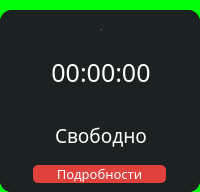
                  <widget class="QFrame" name="PC_5">
                   <property name="font">
                    <font>
                     <family>Montserrat Medium</family>
                    </font>
                   </property>
                   <property name="styleSheet">
                    <string notr="true">background-color: #00FF0A;
border-radius: 15px;</string>
                   </property>
                   <property name="frameShape">
                    <enum>QFrame::StyledPanel</enum>
                   </property>
                   <property name="frameShadow">
                    <enum>QFrame::Raised</enum>
                   </property>
                   <layout class="QVBoxLayout" name="verticalLayout_44">
                    <property name="spacing">
                     <number>0</number>
                    </property>
                    <property name="leftMargin">
                     <number>0</number>
                    </property>
                    <property name="topMargin">
                     <number>10</number>
                    </property>
                    <property name="rightMargin">
                     <number>0</number>
                    </property>
                    <property name="bottomMargin">
                     <number>0</number>
                    </property>
                    <item>
                     <widget class="QFrame" name="box_PC_5">
                      <property name="maximumSize">
                       <size>
                        <width>16777215</width>
                        <height>350</height>
                       </size>
                      </property>
                      <property name="font">
                       <font>
                        <family>Montserrat Medium</family>
                       </font>
                      </property>
                      <property name="styleSheet">
                       <string notr="true">background-color: rgb(28, 33, 34);
border-radius: 12px;</string>
                      </property>
                      <property name="frameShape">
                       <enum>QFrame::StyledPanel</enum>
                      </property>
                      <property name="frameShadow">
                       <enum>QFrame::Raised</enum>
                      </property>
                      <layout class="QVBoxLayout" name="verticalLayout_45">
                       <property name="spacing">
                        <number>0</number>
                       </property>
                       <property name="leftMargin">
                        <number>0</number>
                       </property>
                       <property name="topMargin">
                        <number>0</number>
                       </property>
                       <property name="rightMargin">
                        <number>0</number>
                       </property>
                       <property name="bottomMargin">
                        <number>0</number>
                       </property>
                       <item>
                        <widget class="QFrame" name="frame_9">
                         <property name="frameShape">
                          <enum>QFrame::StyledPanel</enum>
                         </property>
                         <property name="frameShadow">
                          <enum>QFrame::Raised</enum>
                         </property>
                         <layout class="QVBoxLayout" name="verticalLayout_46">
                          <property name="leftMargin">
                           <number>0</number>
                          </property>
                          <property name="rightMargin">
                           <number>0</number>
                          </property>
                          <item>
                           <widget class="QFrame" name="num_PC_5">
                            <property name="frameShape">
                             <enum>QFrame::StyledPanel</enum>
                            </property>
                            <property name="frameShadow">
                             <enum>QFrame::Raised</enum>
                            </property>
                            <layout class="QHBoxLayout" name="horizontalLayout_37">
                             <property name="leftMargin">
                              <number>11</number>
                             </property>
                             <item>
                              <widget class="QLabel" name="num_5">
                               <property name="font">
                                <font>
                                 <family>Montserrat Medium</family>
                                 <pointsize>-1</pointsize>
                                 <weight>7</weight>
                                 <italic>false</italic>
                                 <bold>false</bold>
                                </font>
                               </property>
                               <property name="layoutDirection">
                                <enum>Qt::LeftToRight</enum>
                               </property>
                               <property name="styleSheet">
                                <string notr="true">color: #fff; font: 57 28px &quot;Montserrat Medium&quot;;</string>
                               </property>
                               <property name="text">
                                <string>№5</string>
                               </property>
                               <property name="alignment">
                                <set>Qt::AlignCenter</set>
                               </property>
                              </widget>
                             </item>
                            </layout>
                           </widget>
                          </item>
                          <item>
                           <widget class="QFrame" name="timer_PC_5">
                            <property name="frameShape">
                             <enum>QFrame::StyledPanel</enum>
                            </property>
                            <property name="frameShadow">
                             <enum>QFrame::Raised</enum>
                            </property>
                            <layout class="QHBoxLayout" name="horizontalLayout_38">
                             <property name="leftMargin">
                              <number>11</number>
                             </property>
                             <item>
                              <widget class="QLabel" name="timer_5">
                               <property name="font">
                                <font>
                                 <family>Montserrat Medium</family>
                                 <pointsize>-1</pointsize>
                                 <weight>7</weight>
                                 <italic>false</italic>
                                 <bold>false</bold>
                                </font>
                               </property>
                               <property name="styleSheet">
                                <string notr="true">color: #fff; font-size: 25px; font: 57 25px &quot;Montserrat Medium&quot;;</string>
                               </property>
                               <property name="text">
                                <string>00:00:00</string>
                               </property>
                               <property name="alignment">
                                <set>Qt::AlignCenter</set>
                               </property>
                              </widget>
                             </item>
                            </layout>
                           </widget>
                          </item>
                          <item>
                           <widget class="QFrame" name="line_5">
                            <property name="maximumSize">
                             <size>
                              <width>200</width>
                              <height>2</height>
                             </size>
                            </property>
                            <property name="styleSheet">
                             <string notr="true">background-color: #7B7B7B;</string>
                            </property>
                            <property name="frameShape">
                             <enum>QFrame::StyledPanel</enum>
                            </property>
                            <property name="frameShadow">
                             <enum>QFrame::Raised</enum>
                            </property>
                           </widget>
                          </item>
                         </layout>
                        </widget>
                       </item>
                       <item>
                        <widget class="QFrame" name="frame_10">
                         <property name="maximumSize">
                          <size>
                           <width>16777215</width>
                           <height>150</height>
                          </size>
                         </property>
                         <property name="frameShape">
                          <enum>QFrame::StyledPanel</enum>
                         </property>
                         <property name="frameShadow">
                          <enum>QFrame::Raised</enum>
                         </property>
                         <layout class="QVBoxLayout" name="verticalLayout_47">
                          <property name="spacing">
                           <number>0</number>
                          </property>
                          <property name="leftMargin">
                           <number>0</number>
                          </property>
                          <property name="topMargin">
                           <number>0</number>
                          </property>
                          <property name="rightMargin">
                           <number>0</number>
                          </property>
                          <property name="bottomMargin">
                           <number>0</number>
                          </property>
                          <item>
                           <widget class="QFrame" name="info_PC_5">
                            <property name="maximumSize">
                             <size>
                              <width>16777215</width>
                              <height>42</height>
                             </size>
                            </property>
                            <property name="font">
                             <font>
                              <family>Montserrat Medium</family>
                             </font>
                            </property>
                            <property name="frameShape">
                             <enum>QFrame::StyledPanel</enum>
                            </property>
                            <property name="frameShadow">
                             <enum>QFrame::Raised</enum>
                            </property>
                            <layout class="QHBoxLayout" name="horizontalLayout_39">
                             <property name="leftMargin">
                              <number>11</number>
                             </property>
                             <item>
                              <widget class="QLabel" name="info_5">
                               <property name="font">
                                <font>
                                 <family>Montserrat Medium</family>
                                 <pointsize>-1</pointsize>
                                 <weight>7</weight>
                                 <italic>false</italic>
                                 <bold>false</bold>
                                </font>
                               </property>
                               <property name="styleSheet">
                                <string notr="true">color: #fff; font-size: 19px;font: 57 19px &quot;Montserrat Medium&quot;;</string>
                               </property>
                               <property name="text">
                                <string>Свободно</string>
                               </property>
                               <property name="alignment">
                                <set>Qt::AlignCenter</set>
                               </property>
                              </widget>
                             </item>
                            </layout>
                           </widget>
                          </item>
                          <item>
                           <widget class="QFrame" name="btn_details_5">
                            <property name="maximumSize">
                             <size>
                              <width>16777215</width>
                              <height>60</height>
                             </size>
                            </property>
                            <property name="frameShape">
                             <enum>QFrame::StyledPanel</enum>
                            </property>
                            <property name="frameShadow">
                             <enum>QFrame::Raised</enum>
                            </property>
                            <layout class="QHBoxLayout" name="horizontalLayout_40">
                             <item>
                              <widget class="QPushButton" name="details_5">
                               <property name="maximumSize">
                                <size>
                                 <width>133</width>
                                 <height>40</height>
                                </size>
                               </property>
                               <property name="font">
                                <font>
                                 <family>Montserrat Medium</family>
                                 <pointsize>10</pointsize>
                                 <weight>7</weight>
                                 <italic>false</italic>
                                 <bold>false</bold>
                                </font>
                               </property>
                               <property name="styleSheet">
                                <string notr="true">QPushButton{
background-color: rgb(224, 65, 61);
color: #fff;
border-radius: 5px;
font: 57 10pt &quot;Montserrat Medium&quot;;
}

QPushButton:hover{
background-color: rgb(204, 5, 0);
}</string>
                               </property>
                               <property name="text">
                                <string>Подробности</string>
                               </property>
                              </widget>
                             </item>
                            </layout>
                           </widget>
                          </item>
                         </layout>
                        </widget>
                       </item>
                      </layout>
                     </widget>
                    </item>
                   </layout>
                  </widget>
